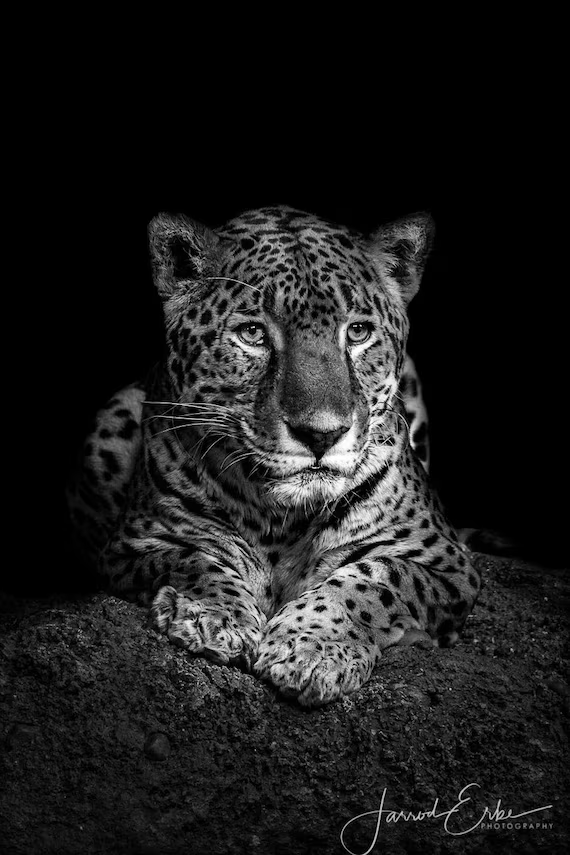
#> input picture part2_Dimo/images/image2.png, 570 x 855 px, found by its file name
$ python dct_image.py
#> lines starting #> are read from the running program, lines starting #| are printed output that depends on the picture
import numpy as np
from scipy.fftpack import dct, idct
import matplotlib.pyplot as plt
from pathlib import Path
import argparse

# 2D DCT
def dct2(block):
    return dct(dct(block.T, norm='ortho').T, norm='ortho')

# 2D IDCT
def idct2(block):
    return idct(idct(block.T, norm='ortho').T, norm='ortho')

def load_grayscale_image(path: Path) -> np.ndarray:
    """Load an image as float32 grayscale (0..255)."""
    img = plt.imread(path)
#> img is the input picture: shape (855, 570, 3) float32; min 0, max 1, mean 0.116

    # If image has multiple channels, convert to grayscale.
    if img.ndim == 3:
        img = 0.2989 * img[..., 0] + 0.5870 * img[..., 1] + 0.1140 * img[..., 2]
#> img: shape (855, 570) float32

    # Many readers return floats in [0, 1]; rescale to [0, 255].
    if img.max() <= 1.0:
        img = img * 255.0

    return np.float32(img)


def jpeg_quant_matrix() -> np.ndarray:
    """Standard JPEG luminance quantization matrix."""
    return np.array(
        [
            [16, 11, 10, 16, 24, 40, 51, 61],
            [12, 12, 14, 19, 26, 58, 60, 55],
            [14, 13, 16, 24, 40, 57, 69, 56],
            [14, 17, 22, 29, 51, 87, 80, 62],
            [18, 22, 37, 56, 68, 109, 103, 77],
            [24, 35, 55, 64, 81, 104, 113, 92],
            [49, 64, 78, 87, 103, 121, 120, 101],
            [72, 92, 95, 98, 112, 100, 103, 99],
        ],
        dtype=np.float64,
    )


def scaled_quant_matrix(quality: int) -> np.ndarray:
    """Scale quantization matrix from JPEG-like quality in [1..100]."""
    quality = max(1, min(100, quality))
    if quality < 50:
        scale = 5000 / quality
    else:
        scale = 200 - 2 * quality
    q = np.floor((jpeg_quant_matrix() * scale + 50) / 100)
    q[q < 1] = 1
    return q


def pad_to_block_size(img: np.ndarray, block_size: int = 8) -> tuple[np.ndarray, int, int]:
#> called with block_size = 8
    h, w = img.shape
#> h = 855; w = 570
    pad_h = (block_size - h % block_size) % block_size
#> pad_h = 1
    pad_w = (block_size - w % block_size) % block_size
#> pad_w = 6
    padded = np.pad(img, ((0, pad_h), (0, pad_w)), mode="edge")
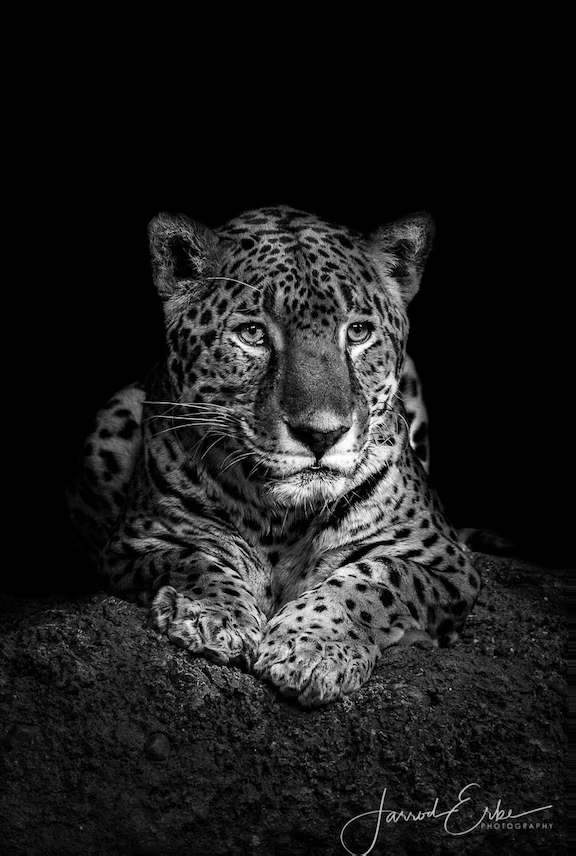
#> padded: shape (856, 576) float32; min 0, max 255, mean 29.3
    return padded, h, w


def compress_decompress_image(img: np.ndarray, quality: int) -> tuple[np.ndarray, float, np.ndarray, np.ndarray]:
    """Apply block DCT + quantization + inverse DCT to whole image.

    Returns:
        reconstructed: reconstructed image (float32, 0..255)
        kept_ratio: fraction of non-zero quantized coefficients
        dct_coeffs: per-pixel-view of DCT coeff magnitudes (cropped to original image size)
        quantized_coeffs: per-pixel-view of quantized DCT coeffs (cropped)
    """
    block_size = 8
    padded, h, w = pad_to_block_size(img, block_size=block_size)
#> h = 855; w = 570
    centered = padded.astype(np.float64) - 128.0
    recon = np.zeros_like(centered)
    q = scaled_quant_matrix(quality)
    nonzero = 0
    total = 0

    # Store full coefficient fields so we can visualize them.
    dct_coeffs = np.zeros_like(centered)
    quantized_coeffs = np.zeros_like(centered)

    for row in range(0, centered.shape[0], block_size):
        for col in range(0, centered.shape[1], block_size):
            block = centered[row : row + block_size, col : col + block_size]
            coeff = dct2(block)
            quantized = np.round(coeff / q)
            nonzero += int(np.count_nonzero(quantized))
            total += quantized.size

            dct_coeffs[row : row + block_size, col : col + block_size] = coeff
            quantized_coeffs[row : row + block_size, col : col + block_size] = quantized

            dequantized = quantized * q
            recon[row : row + block_size, col : col + block_size] = idct2(dequantized)
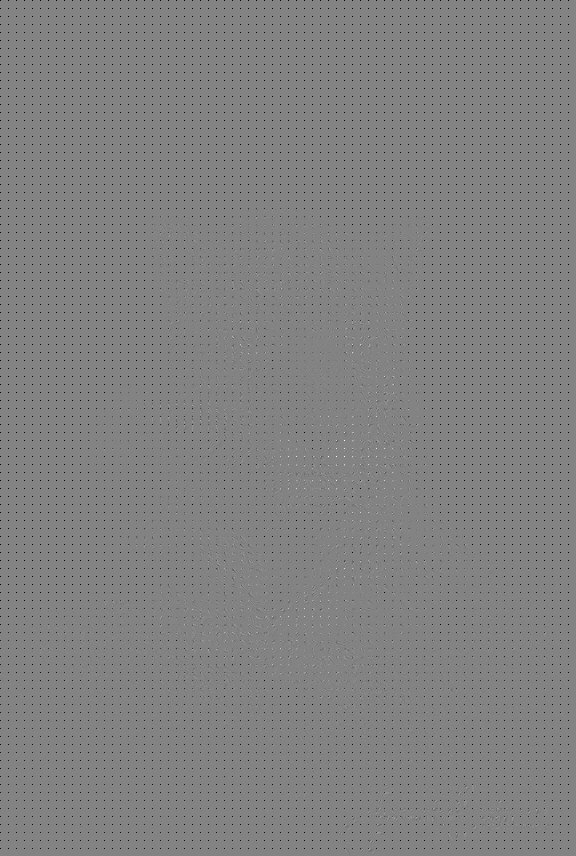
#> dct_coeffs: shape (856, 576) float64; min -1024, max 965.9, mean -12.4; drawn with min black and max white
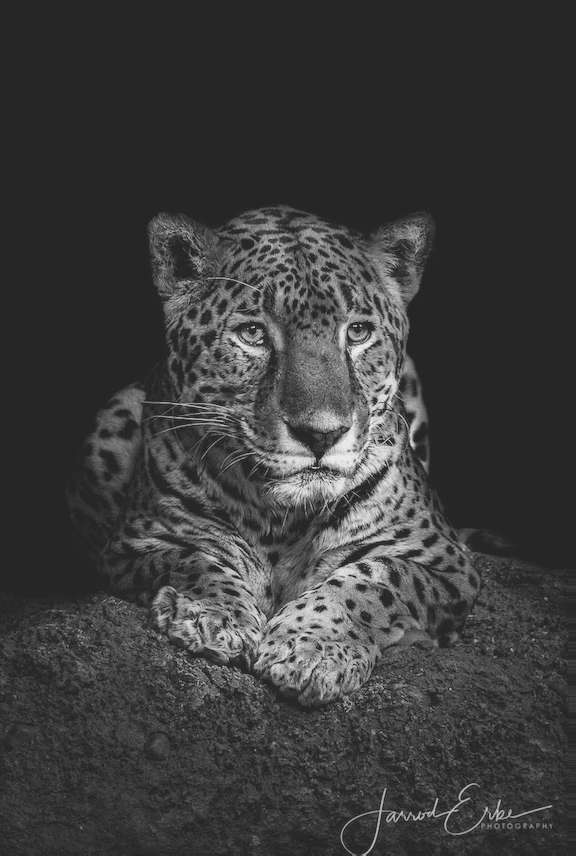
#> recon: shape (856, 576) float64; min -177.4, max 151.7, mean -98.7; drawn with min black and max white
#> after the loop, nonzero = 71933; total = 493056

    reconstructed = np.clip(recon + 128.0, 0, 255)
    return (
        reconstructed[:h, :w].astype(np.float32),
        nonzero / total,
        dct_coeffs[:h, :w],
        quantized_coeffs[:h, :w],
    )


def psnr(original: np.ndarray, reconstructed: np.ndarray) -> float:
    mse = float(np.mean((original.astype(np.float64) - reconstructed.astype(np.float64)) ** 2))
    if mse == 0:
        return float("inf")
    return 10 * np.log10((255.0 ** 2) / mse)


parser = argparse.ArgumentParser(description="DCT-compress the full grayscale image.")
parser.add_argument(
    "--image",
    type=str,
    default="image2.png",
    help="Path to input image (default: image.png in this folder).",
)
parser.add_argument("--quality", type=int, default=50, help="Compression quality 1..100 (higher = better).")
args = parser.parse_args()

image_path = Path(args.image)
if not image_path.is_absolute():
    # First respect the current working directory; if missing, fallback to script dir.
    cwd_candidate = Path.cwd() / image_path
    script_candidate = Path(__file__).resolve().parent / image_path
    image_path = cwd_candidate if cwd_candidate.exists() else script_candidate

if not image_path.exists():
    raise FileNotFoundError(f"Image not found: {image_path}")

img = load_grayscale_image(image_path)

if img.shape[0] < 8 or img.shape[1] < 8:
    raise ValueError("Image must be at least 8x8 pixels.")

reconstructed, kept_ratio, dct_coeffs, quantized_coeffs = compress_decompress_image(img, quality=args.quality)
#> reconstructed: shape (855, 570) float32
#> dct_coeffs: shape (855, 570) float64
#> quantized_coeffs: shape (855, 570) float64
#> kept_ratio = 0.146
score = psnr(img, reconstructed)
#> in psnr, `mse = float(np.mean((original.astype(np.float64) - reconstructed.astyp..`: mse = 43.61
#> score = 31.74
print(f"Quality={args.quality}, PSNR={score:.2f} dB, kept_coefficients={kept_ratio*100:.2f}%")
#| Quality=50, PSNR=31.74 dB, kept_coefficients=14.59%

# Визуализация
plt.figure(figsize=(20, 5))

plt.subplot(1, 4, 1)
plt.title("Original")
plt.imshow(img, cmap='gray', vmin=0, vmax=255)
plt.axis("off")

plt.subplot(1, 4, 2)
plt.title(f"Reconstructed (Q={args.quality})")
plt.imshow(reconstructed, cmap='gray', vmin=0, vmax=255)
plt.axis("off")

plt.subplot(1, 4, 3)
plt.title("DCT")
plt.imshow(np.log1p(np.abs(dct_coeffs)), cmap='gray')
plt.axis("off")

plt.subplot(1, 4, 4)
plt.title("Quantized DCT")
plt.imshow(np.log1p(np.abs(quantized_coeffs)), cmap='gray')
plt.axis("off")

plt.show()
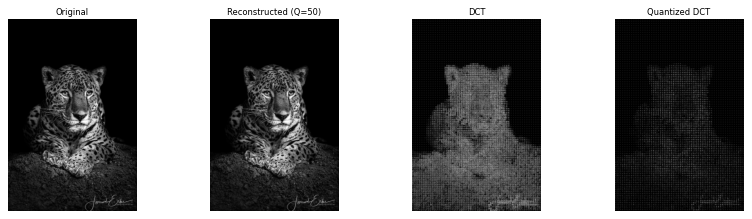
#> figure drawn by matplotlib, 4 panels


# cd "d:\Codes\UNI\STM\project"
# .\.venv\Scripts\Activate.ps1
# python "STMProject\part2_Dimo\dct_image.py" --image "STMProject\part2_Dimo\images\image.png" --quality 50

$ run again, with part2_Dimo/images/image.png copied over part2_Dimo/images/image2.png
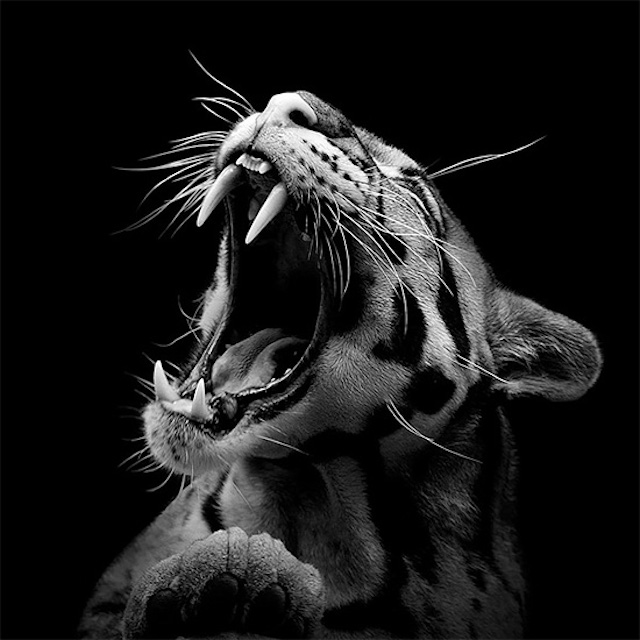
#> input picture part2_Dimo/images/image.png, 640 x 640 px, found by its file name
#> in load_grayscale_image, img is the input picture: shape (640, 640, 3) float32; min 0, max 1, mean 0.106
#> in compress_decompress_image, `padded, h, w = pad_to_block_size(img, block_size=block_size)`: h = 640
#> after the loop in compress_decompress_image, `for row in range(0, centered.shape[0], block_size):`:
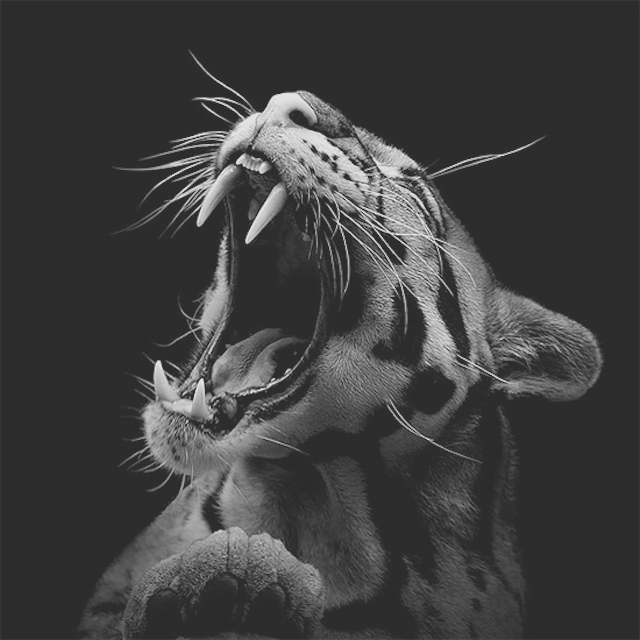
#> recon: shape (640, 640) float64; min -189.6, max 163.1, mean -101; drawn with min black and max white
#> after the loop in compress_decompress_image, `for row in range(0, centered.shape[0], block_size):`: nonzero = 47689; total = 409600
#> kept_ratio = 0.116
#> mse = 28.05
#> score = 33.65
#| Quality=50, PSNR=33.65 dB, kept_coefficients=11.64%
#> `plt.show()`:
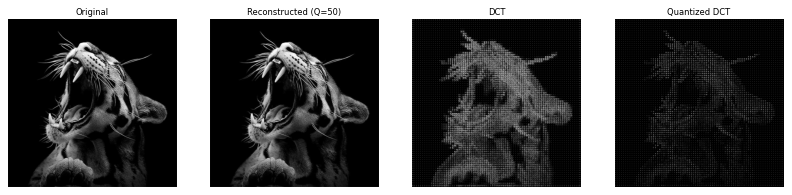
#> figure drawn by matplotlib, 4 panels
